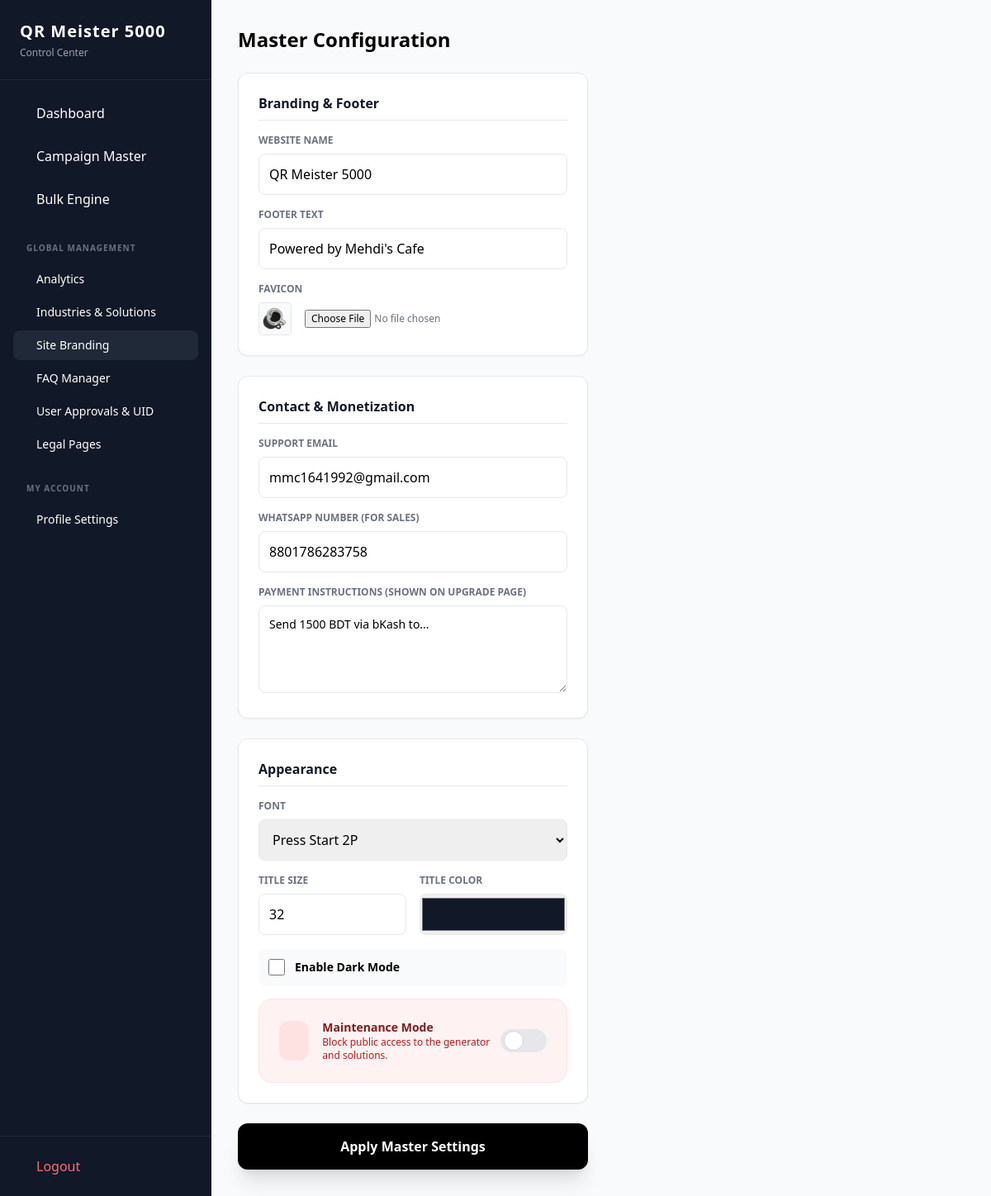
/admin/settings (signed in), run on the app's committed database.
### flask_app.py (models this page shows)
class SiteConfig(db.Model):
    id = db.Column(db.Integer, primary_key=True)
    site_name = db.Column(db.String(100), default="QR Generator")
    favicon = db.Column(db.String(100), default="default_favicon.ico")
    total_generated = db.Column(db.Integer, default=0)
    title_font = db.Column(db.String(50), default="Inter")
    title_font_size = db.Column(db.Integer, default=32)
    title_color = db.Column(db.String(20), default="#111827")
    dark_mode = db.Column(db.Boolean, default=False)
    maintenance_mode = db.Column(db.Boolean, default=False)
    footer_text = db.Column(db.String(200), default="Powered by QR Master")
    contact_email = db.Column(db.String(100), default="admin@yourdomain.com")
    whatsapp_number = db.Column(db.String(20), default="8801XXXXXXXXX")
    payment_instructions = db.Column(db.Text, default="Send 1500 BDT via bKash to...")

### flask_app.py (the view, shortened to what this page needs)
@app.route('/admin/settings', methods=['GET', 'POST'])
@login_required
def admin_settings():
    if not current_user.is_superadmin: return redirect(url_for('admin_dashboard'))
    cfg = get_config()
    return render_template('admin/settings.html', config=cfg)

### flask_app.py (called while the page is built)
@login_manager.user_loader
def load_user(user_id):
    return User.query.get(int(user_id))

def get_config():
    config = SiteConfig.query.first()
    if not config:
        config = SiteConfig()
        db.session.add(config)
        db.session.commit()
    return config

@app.before_request
def check_maintenance():
    config = get_config()
    if config.maintenance_mode:
        allowed_paths = ['/login', '/logout', '/static', '/admin']
        is_allowed = any(request.path.startswith(path) for path in allowed_paths)
        if not is_allowed and not (current_user.is_authenticated and current_user.is_superadmin):
            return render_template('maintenance.html'), 503

@app.context_processor
def inject_global_vars():
    return dict(config=get_config())

### templates/admin/settings.html (shortened to what this page needs)
{% extends "admin/base.html" %}
{% block content %}
    <div class="max-w-6xl mx-auto">
        <h2 class="text-2xl font-bold mb-6">Master Configuration</h2>
        <form method="POST" enctype="multipart/form-data" class="grid grid-cols-1 lg:grid-cols-2 gap-8">
            <div class="space-y-6">
                <div class="bg-white p-6 rounded-xl shadow-sm border border-gray-200">
                    <h3 class="font-bold text-gray-900 mb-4 border-b pb-2">Branding & Footer</h3>
                    <div class="space-y-4">
                        <div>
                            <label class="block text-xs font-bold text-gray-500 uppercase mb-2">Website Name</label>
                            <input type="text" name="site_name" id="input_site_name" value="{{ config.site_name }}" class="w-full p-3 border rounded-lg" oninput="updatePreview()">
                        </div>
                        <div>
                            <label class="block text-xs font-bold text-gray-500 uppercase mb-2">Footer Text</label>
                            <input type="text" name="footer_text" id="input_footer" value="{{ config.footer_text }}" class="w-full p-3 border rounded-lg" oninput="updatePreview()">
                        </div>
                        <div>
                            <label class="block text-xs font-bold text-gray-500 uppercase mb-2">Favicon</label>
                            <div class="flex items-center gap-4">
                                <div class="w-10 h-10 border rounded flex items-center justify-center bg-gray-50 overflow-hidden">
                                    <img src="{{ url_for('static', filename='uploads/' + config.favicon) }}" class="max-w-full">
                                </div>
                                <input type="file" name="favicon" class="text-xs text-gray-500">
                            </div>
                        </div>
                    </div>
                </div>
                <div class="bg-white p-6 rounded-xl shadow-sm border border-gray-200">
                    <h3 class="font-bold text-gray-900 mb-4 border-b pb-2">Contact & Monetization</h3>
                    <div class="space-y-4">
                        <div>
                            <label class="block text-xs font-bold text-gray-500 uppercase mb-2">Support Email</label>
                            <input type="email" name="contact_email" value="{{ config.contact_email }}" class="w-full p-3 border rounded-lg" placeholder="contact@yoursite.com">
                        </div>
                        <div>
                            <label class="block text-xs font-bold text-gray-500 uppercase mb-2">WhatsApp Number (For Sales)</label>
                            <input type="text" name="whatsapp_number" value="{{ config.whatsapp_number }}" class="w-full p-3 border rounded-lg" placeholder="8801700000000">
                        </div>
                        <div>
                            <label class="block text-xs font-bold text-gray-500 uppercase mb-2">Payment Instructions (Shown on Upgrade Page)</label>
                            <textarea name="payment_instructions" rows="4" class="w-full p-3 border rounded-lg text-sm">{{ config.payment_instructions }}</textarea>
                        </div>
                    </div>
                </div>
                <div class="bg-white p-6 rounded-xl shadow-sm border border-gray-200">
                    <h3 class="font-bold text-gray-900 mb-4 border-b pb-2">Appearance</h3>
                    <div class="space-y-4">
                        <div>
                            <label class="block text-xs font-bold text-gray-500 uppercase mb-2">Font</label>
                            <select name="title_font" id="input_font" class="w-full p-3 border rounded-lg" onchange="updatePreview()">
                                <option value="Press Start 2P" {% if config.title_font == 'Press Start 2P' %}selected{% endif %}>Press Start 2P</option>
                            </select>
                        </div>
                        <div class="grid grid-cols-2 gap-4">
                            <div>
                                <label class="block text-xs font-bold text-gray-500 uppercase mb-2">Title Size</label>
                                <input type="number" name="title_font_size" id="input_size" value="{{ config.title_font_size }}" class="w-full p-3 border rounded-lg" oninput="updatePreview()">
                            </div>
                            <div>
                                <label class="block text-xs font-bold text-gray-500 uppercase mb-2">Title Color</label>
                                <input type="color" name="title_color" id="input_color" value="{{ config.title_color }}" class="w-full h-[50px] border rounded-lg cursor-pointer" oninput="updatePreview()">
                            </div>
                        </div>
                        <label class="flex items-center gap-3 p-3 bg-gray-50 rounded-lg cursor-pointer">
                            <input type="checkbox" name="dark_mode" id="input_dark_mode" class="w-5 h-5" {% if config.dark_mode %}checked{% endif %} onchange="updatePreview()">
                            <span class="text-sm font-bold">Enable Dark Mode</span>
                        </label>
                        <div class="flex items-center justify-between p-6 bg-red-50 rounded-2xl border border-red-100 mt-6">
                            <div class="flex items-center gap-4">
                                <div class="w-12 h-12 bg-red-100 text-red-600 rounded-xl flex items-center justify-center">
                                </div>
                                <div>
                                    <h4 class="font-black text-red-900 text-sm">Maintenance Mode</h4>
                                    <p class="text-xs text-red-700 font-medium">Block public access to the generator and solutions.</p>
                                </div>
                            </div>
                            <label class="relative inline-flex items-center cursor-pointer">
                                <div class="w-14 h-7 bg-gray-200 peer-focus:outline-none rounded-full peer peer-checked:after:translate-x-full peer-checked:after:border-white after:content-[''] after:absolute after:top-0.5 after:left-[4px] after:bg-white after:border-gray-300 after:border after:rounded-full after:h-6 after:w-6 after:transition-all peer-checked:bg-red-600"></div>
                            </label>
                        </div>
                    </div>
                </div>
                <button class="w-full bg-black text-white py-4 rounded-xl font-bold hover:bg-gray-800 transition shadow-xl">Apply Master Settings</button>
            </div>
            <div class="sticky top-6">
                 </div>
        </form>
    </div>
{% endblock %}

### templates/admin/base.html (shortened to what this page needs)
<!DOCTYPE html>
<html lang="en">
<head>
    <script src="https://cdn.tailwindcss.com"></script>
    <link rel="stylesheet" href="https://unpkg.com/tippy.js@6/dist/tippy.css" />
</head>
<body class="bg-gray-50 flex h-screen">
    <aside class="w-64 bg-gray-900 text-white flex flex-col">
        <div class="p-6 border-b border-gray-800">
            <h1 class="text-xl font-bold tracking-wider truncate" title="{{ config.site_name }}">
                {{ config.site_name or 'QR MASTER' }}
            </h1>
            <p class="text-xs text-gray-400 mt-1">Control Center</p>
        </div>
        <nav class="flex-1 p-4 space-y-1">
            <a href="{{ url_for('admin_dashboard') }}" class="flex items-center gap-3 px-4 py-3 rounded-lg hover:bg-gray-800 {{ 'bg-gray-800' if request.endpoint == 'admin_dashboard' }}">
                 Dashboard
            </a>
            <a href="{{ url_for('admin_campaigns') }}" class="flex items-center gap-3 px-4 py-3 rounded-lg hover:bg-gray-800 {{ 'bg-gray-800' if 'campaigns' in request.endpoint }}">
                 Campaign Master
            </a>
            <a href="{{ url_for('bulk_generate') }}" class="flex items-center gap-3 px-4 py-3 rounded-lg hover:bg-gray-800 {{ 'bg-gray-800' if request.endpoint == 'bulk_generate' }}">
                 Bulk Engine
            </a>
            {% if current_user.is_superadmin %}
            <div class="pt-6 pb-2 pl-4 text-[10px] font-bold text-gray-500 uppercase tracking-widest">Global Management</div>
            <a href="{{ url_for('admin_analytics') }}" class="flex items-center gap-3 px-4 py-2 rounded-lg hover:bg-gray-800 text-sm {{ 'bg-gray-800 text-blue-400' if request.endpoint == 'admin_analytics' }}">
                 Analytics
            </a>
            <a href="{{ url_for('admin_industries') }}" class="flex items-center gap-3 px-4 py-2 rounded-lg hover:bg-gray-800 text-sm {{ 'bg-gray-800 text-purple-400' if request.endpoint == 'admin_industries' }}">
                 Industries & Solutions
            </a>
            <a href="{{ url_for('admin_settings') }}" class="flex items-center gap-3 px-4 py-2 rounded-lg hover:bg-gray-800 text-sm {{ 'bg-gray-800' if request.endpoint == 'admin_settings' }}">
                 Site Branding
            </a>
            <a href="{{ url_for('admin_faqs') }}" class="flex items-center gap-3 px-4 py-2 rounded-lg hover:bg-gray-800 text-sm {{ 'bg-gray-800' if request.endpoint == 'admin_faqs' }}">
                 FAQ Manager
            </a>
            <a href="{{ url_for('admin_users') }}" class="flex items-center gap-3 px-4 py-2 rounded-lg hover:bg-gray-800 text-sm {{ 'bg-gray-800' if request.endpoint == 'admin_users' }}">
                 User Approvals & UID
            </a>
            <a href="{{ url_for('admin_pages') }}" class="flex items-center gap-3 px-4 py-2 rounded-lg hover:bg-gray-800 text-sm {{ 'bg-gray-800' if request.endpoint == 'admin_pages' }}">
                 Legal Pages
            </a>
            {% endif %}
            <div class="pt-6 pb-2 pl-4 text-[10px] font-bold text-gray-500 uppercase tracking-widest">My Account</div>
            <a href="{{ url_for('admin_profile') }}" class="flex items-center gap-3 px-4 py-2 rounded-lg hover:bg-gray-800 text-sm {{ 'bg-gray-800' if request.endpoint == 'admin_profile' }}">
                 Profile Settings
            </a>
        </nav>
        <div class="p-4 border-t border-gray-800">
            <a href="{{ url_for('logout') }}" class="flex items-center gap-3 px-4 py-2 text-red-400 hover:text-red-300 transition">
                 Logout
            </a>
        </div>
    </aside>
    <main class="flex-1 overflow-y-auto p-8">
        {% block content %}{% endblock %}
    </main>
</body>
</html>

### data on the page
SiteConfig: site_name "QR Meister 5000", footer_text "Powered by Mehdi's Cafe", favicon (picture), contact_email "mmc1641992@gmail.com", whatsapp_number "8801786283758", payment_instructions "Send 1500 BDT via bKash to...", title_font "Press Start 2P", title_font_size "32", title_color "#111827"
